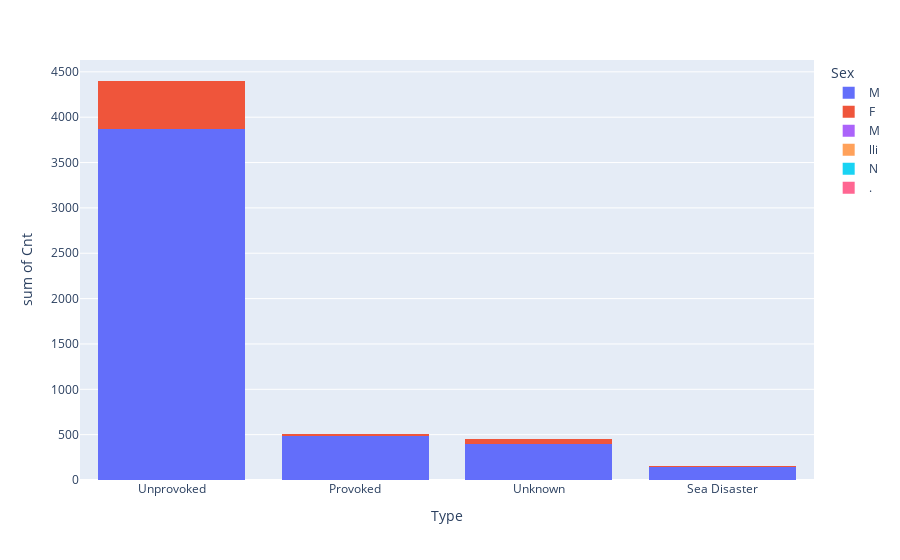

The cell this chart's notebook holds for it:
### Code cell
# creating the histogram
groupedBar = px.histogram(df, x = "Type", y = "Cnt", color = "Sex", barmode = "stack")
groupedBar

### Figure 1 — Plotly figure (JSON) as saved in the notebook; plotly's stock layout.template omitted (floating-point values rounded to 4 significant figures; data arrays with more than 128 entries replaced by an {"elided": "..."} marker saying what was removed)
{"data": [{"alignmentgroup": "True", "bingroup": "x", "histfunc": "sum", "hovertemplate": "Sex=M<br>Type=%{x}<br>sum of Cnt=%{y}<extra></extra>", "legendgroup": "M", "marker": {"color": "#636efa", "pattern": {"shape": ""}}, "name": "M", "offsetgroup": "M", "orientation": "v", "showlegend": true, "type": "histogram", "x": {"elided": "4906 str values"}, "xaxis": "x", "y": {"elided": "4906 int values"}, "yaxis": "y"}, {"alignmentgroup": "True", "bingroup": "x", "histfunc": "sum", "hovertemplate": "Sex=F<br>Type=%{x}<br>sum of Cnt=%{y}<extra></extra>", "legendgroup": "F", "marker": {"color": "#EF553B", "pattern": {"shape": ""}}, "name": "F", "offsetgroup": "F", "orientation": "v", "showlegend": true, "type": "histogram", "x": {"elided": "606 str values"}, "xaxis": "x", "y": {"elided": "606 int values"}, "yaxis": "y"}, {"alignmentgroup": "True", "bingroup": "x", "histfunc": "sum", "hovertemplate": "Sex=M <br>Type=%{x}<br>sum of Cnt=%{y}<extra></extra>", "legendgroup": "M ", "marker": {"color": "#ab63fa", "pattern": {"shape": ""}}, "name": "M ", "offsetgroup": "M ", "orientation": "v", "showlegend": true, "type": "histogram", "x": ["Unprovoked", "Unprovoked"], "xaxis": "x", "y": [1, 1], "yaxis": "y"}, {"alignmentgroup": "True", "bingroup": "x", "histfunc": "sum", "hovertemplate": "Sex=lli<br>Type=%{x}<br>sum of Cnt=%{y}<extra></extra>", "legendgroup": "lli", "marker": {"color": "#FFA15A", "pattern": {"shape": ""}}, "name": "lli", "offsetgroup": "lli", "orientation": "v", "showlegend": true, "type": "histogram", "x": ["Unprovoked"], "xaxis": "x", "y": [1], "yaxis": "y"}, {"alignmentgroup": "True", "bingroup": "x", "histfunc": "sum", "hovertemplate": "Sex=N<br>Type=%{x}<br>sum of Cnt=%{y}<extra></extra>", "legendgroup": "N", "marker": {"color": "#19d3f3", "pattern": {"shape": ""}}, "name": "N", "offsetgroup": "N", "orientation": "v", "showlegend": true, "type": "histogram", "x": ["Unprovoked"], "xaxis": "x", "y": [1], "yaxis": "y"}, {"alignmentgroup": "True", "bingroup": "x", "histfunc": "sum", "hovertemplate": "Sex=.<br>Type=%{x}<br>sum of Cnt=%{y}<extra></extra>", "legendgroup": ".", "marker": {"color": "#FF6692", "pattern": {"shape": ""}}, "name": ".", "offsetgroup": ".", "orientation": "v", "showlegend": true, "type": "histogram", "x": ["Sea Disaster"], "xaxis": "x", "y": [1], "yaxis": "y"}], "layout": {"autosize": true, "barmode": "stack", "legend": {"title": {"text": "Sex"}, "tracegroupgap": 0}, "margin": {"t": 60}, "xaxis": {"anchor": "y", "autorange": true, "domain": [0, 1], "range": [-0.5, 3.5], "title": {"text": "Type"}, "type": "category"}, "yaxis": {"anchor": "x", "autorange": true, "domain": [0, 1], "range": [0, 4631.0], "title": {"text": "sum of Cnt"}, "type": "linear"}}}
